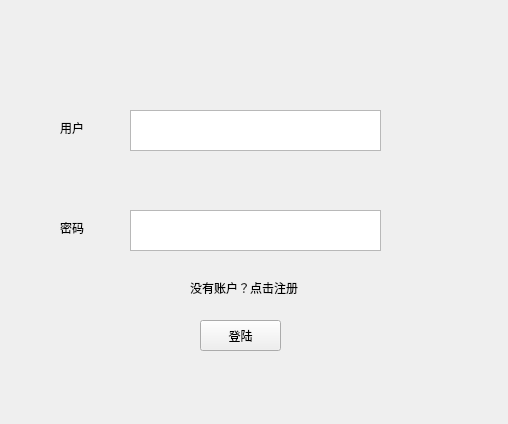
<?xml version="1.0" encoding="UTF-8"?>
<ui version="4.0">
 <class>Form</class>
 <widget class="QWidget" name="Form">
  <property name="geometry">
   <rect>
    <x>0</x>
    <y>0</y>
    <width>508</width>
    <height>424</height>
   </rect>
  </property>
  <property name="windowTitle">
   <string>autoMate</string>
  </property>
  <widget class="QLabel" name="label">
   <property name="geometry">
    <rect>
     <x>60</x>
     <y>120</y>
     <width>54</width>
     <height>16</height>
    </rect>
   </property>
   <property name="text">
    <string>用户</string>
   </property>
  </widget>
  <widget class="QTextEdit" name="textEdit">
   <property name="geometry">
    <rect>
     <x>130</x>
     <y>110</y>
     <width>251</width>
     <height>41</height>
    </rect>
   </property>
  </widget>
  <widget class="QTextEdit" name="textEdit_2">
   <property name="geometry">
    <rect>
     <x>130</x>
     <y>210</y>
     <width>251</width>
     <height>41</height>
    </rect>
   </property>
  </widget>
  <widget class="QLabel" name="label_2">
   <property name="geometry">
    <rect>
     <x>60</x>
     <y>220</y>
     <width>54</width>
     <height>16</height>
    </rect>
   </property>
   <property name="text">
    <string>密码</string>
   </property>
  </widget>
  <widget class="QLabel" name="label_3">
   <property name="geometry">
    <rect>
     <x>190</x>
     <y>280</y>
     <width>121</width>
     <height>16</height>
    </rect>
   </property>
   <property name="text">
    <string>没有账户？点击注册</string>
   </property>
  </widget>
  <widget class="QPushButton" name="pushButton">
   <property name="geometry">
    <rect>
     <x>200</x>
     <y>320</y>
     <width>81</width>
     <height>31</height>
    </rect>
   </property>
   <property name="text">
    <string>登陆</string>
   </property>
  </widget>
 </widget>
 <resources/>
 <connections/>
</ui>
